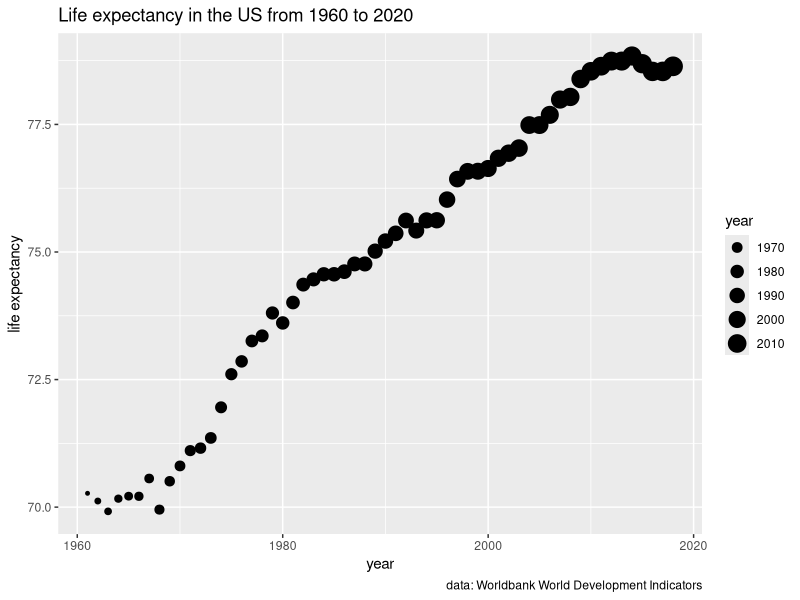
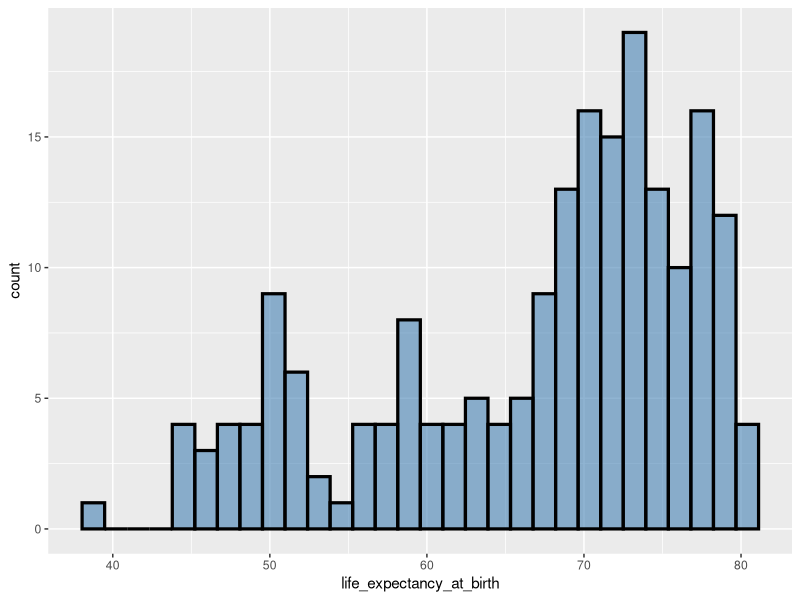

Write the R code that produced these figures, in order.
library(tidyverse)

world_bank_countries <- read_csv("data/world_bank_countries.csv")
world_bank_areas <- read_csv("data/world_bank_areas.csv")
world_bank_income <- read_csv("data/world_bank_income.csv")

# Core idea of data visualization:
# In data visualizations, we map the aesthetics of 
# geometric objects to data. 
# We call this relationship an aesthetic mapping.

# Scatterplot
world_bank_countries %>% 
  filter(country == "United States") %>% 
  ggplot(aes(x = year, y = life_expectancy_at_birth,
             size = year)) +   
  geom_point() +
  labs(
    y = "life expectancy",
    title = "Life expectancy in the US from 1960 to 2020",
    caption = "data: Worldbank World Development Indicators"
  )


# Histogram
world_bank_countries %>% 
  filter(year == 2000) %>% 
  ggplot(aes(x = life_expectancy_at_birth)) +
  geom_histogram(fill = "steelblue",
                 color = "black",
                 alpha = .6,
                 size = 1.1)
